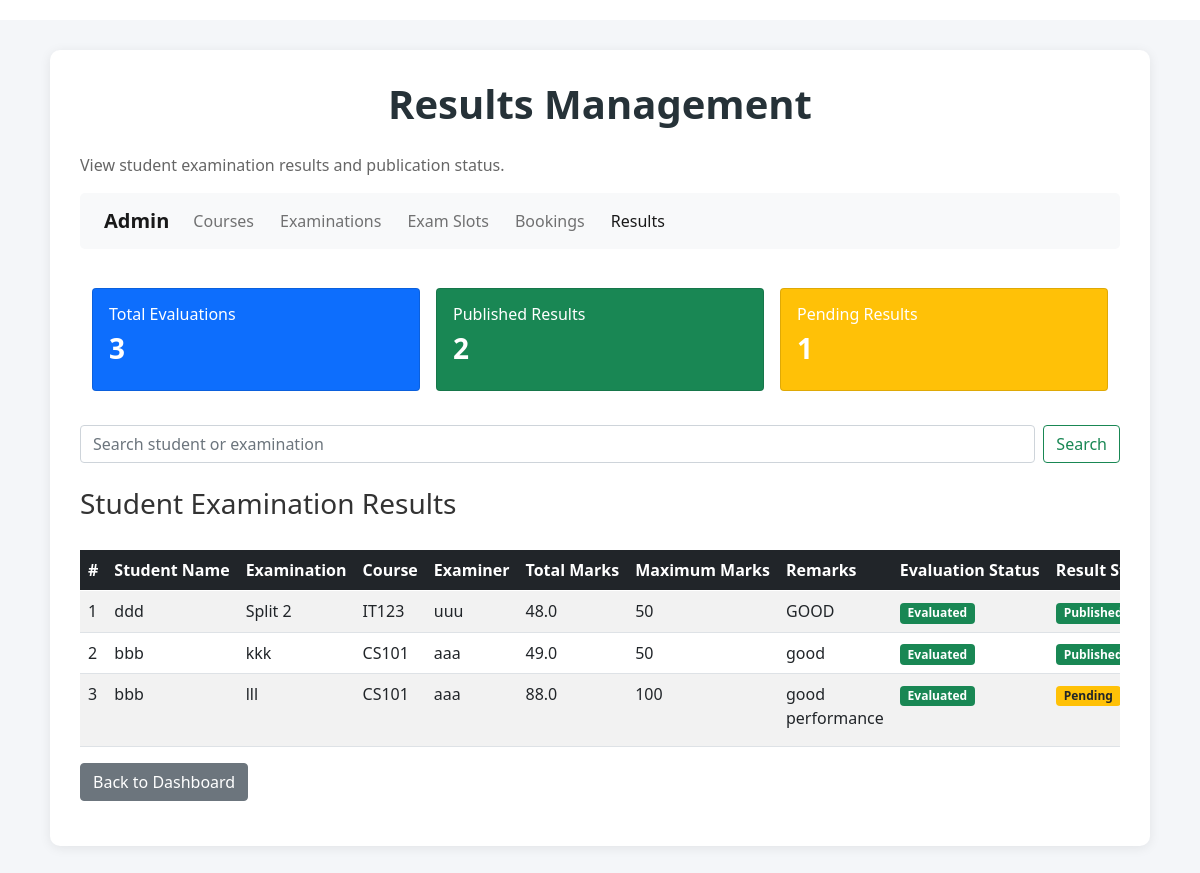
The page /manage_results (signed in) on the database its author committed.
### application/models.py (models this page shows, shortened)
class Evaluation(db.Model):
    __tablename__ = "evaluations"
    id = db.Column(db.Integer, primary_key=True)
    booking_id = db.Column(
        db.Integer,
        db.ForeignKey("bookings.id"),
        unique=True,
        nullable=False
    )
    total_marks = db.Column(db.Float, default=0, nullable=False)
    remarks = db.Column(db.Text)
    submitted_at = db.Column(db.DateTime, default=datetime.utcnow)
    published = db.Column(db.Boolean, default=False, nullable=False)
    booking = db.relationship(
        "Booking",
        back_populates="evaluation"
    )
    details = db.relationship(
        "EvaluationDetail",
        back_populates="evaluation",
        cascade="all, delete-orphan"
    )

class User(db.Model):
    __tablename__ = "users"
    id = db.Column(db.Integer, primary_key=True)
    username = db.Column(db.String(100), unique=True, nullable=False)
    password_hash = db.Column(db.String(255), nullable=False)
    full_name = db.Column(db.String(150), nullable=False)
    email = db.Column(db.String(150), unique=True, nullable=False)
    role = db.Column(db.String(20), nullable=False)
    status = db.Column(db.String(20), default="Active", nullable=False)
    department = db.Column(db.String(100))
    created_at = db.Column(db.DateTime, default=datetime.utcnow)

class Examination(db.Model):
    __tablename__ = "examinations"
    id = db.Column(db.Integer, primary_key=True)
    course_id = db.Column(
        db.Integer,
        db.ForeignKey("courses.id"),
        nullable=False
    )
    name = db.Column(db.String(150), nullable=False)
    exam_type = db.Column(db.String(50), nullable=False)
    duration_minutes = db.Column(db.Integer, nullable=False, default=30)
    maximum_marks = db.Column(db.Integer, nullable=False, default=100)
    student_capacity = db.Column(db.Integer, nullable=False, default=100)
    slot_creation_start = db.Column(db.DateTime, nullable=False)
    slot_creation_end = db.Column(db.DateTime, nullable=False)
    booking_start = db.Column(db.DateTime, nullable=False)
    booking_end = db.Column(db.DateTime, nullable=False)
    status = db.Column(db.String(30), default="Published", nullable=False)
    results_published = db.Column(db.Boolean, default=False, nullable=False)
    course = db.relationship(
        "Course",
        back_populates="examinations"
    )
    rubrics = db.relationship(
        "Rubric",
        back_populates="examination",
        cascade="all, delete-orphan"
    )
    slots = db.relationship(
        "ExaminationSlot",
        back_populates="examination",
        cascade="all, delete-orphan"
    )

class Course(db.Model):
    __tablename__ = "courses"
    id = db.Column(db.Integer, primary_key=True)
    code = db.Column(db.String(30), unique=True, nullable=False)
    name = db.Column(db.String(150), nullable=False)
    description = db.Column(db.Text)
    status = db.Column(db.String(20), default="Active", nullable=False)
    examinations = db.relationship(
        "Examination",
        back_populates="course"
    )

### application/controllers.py (the view, shortened to what this page needs)
    @app.route("/manage_results")
    @role_required("admin")
    def manage_results():
        search = request.args.get("search", "").strip()
        evaluation_query = Evaluation.query.join(
            Evaluation.booking
        ).join(
            Booking.student
        ).join(
            Booking.slot
        ).join(
            ExaminationSlot.examination
        )
        evaluations = evaluation_query.order_by(
            Evaluation.submitted_at.desc()
        ).all()
        total_evaluations = Evaluation.query.count()
        published_results = Evaluation.query.filter_by(
            published=True
        ).count()
        pending_results = Evaluation.query.filter_by(
            published=False
        ).count()
        return render_template(
            "admin_results.html",
            evaluations=evaluations,
            total_evaluations=total_evaluations,
            published_results=published_results,
            pending_results=pending_results,
            search=search
        )

### templates/admin_results.html (shortened to what this page needs)
<!DOCTYPE html>
<html lang="en">
<head>
    <link rel="stylesheet"
          href="{{ url_for('static', filename='style.css') }}">
    <link href="https://cdn.jsdelivr.net/npm/bootstrap@5.0.2/dist/css/bootstrap.min.css"
          rel="stylesheet">
</head>
<body>
    <div id="c">
        <div id="dashb">
            <h1>Results Management</h1>
            <p>View student examination results and publication status.</p>
            <nav class="navbar navbar-expand-lg navbar-light bg-light mb-4">
                <div class="container-fluid">
                    <a class="navbar-brand"
                       href="{{ url_for('admin_dashboard') }}">
                        Admin
                    </a>
                    <div class="collapse navbar-collapse" id="adminNavbar">
                        <ul class="navbar-nav me-auto">
                            <li class="nav-item">
                                <a class="nav-link"
                                   href="{{ url_for('manage_courses') }}">
                                    Courses
                                </a>
                            </li>
                            <li class="nav-item">
                                <a class="nav-link"
                                   href="{{ url_for('manage_examinations') }}">
                                    Examinations
                                </a>
                            </li>
                            <li class="nav-item">
                                <a class="nav-link"
                                   href="{{ url_for('manage_slots') }}">
                                    Exam Slots
                                </a>
                            </li>
                            <li class="nav-item">
                                <a class="nav-link"
                                   href="{{ url_for('manage_bookings') }}">
                                    Bookings
                                </a>
                            </li>
                            <li class="nav-item">
                                <a class="nav-link active"
                                   href="{{ url_for('manage_results') }}">
                                    Results
                                </a>
                            </li>
                        </ul>
                    </div>
                </div>
            </nav>
            <div id="content">
                <div class="container mb-4">
                    <div class="row g-3">
                        <div class="col-md-4">
                            <div class="card text-white bg-primary">
                                <div class="card-body">
                                    <h5 class="card-title">Total Evaluations</h5>
                                    <h2>{{ total_evaluations }}</h2>
                                </div>
                            </div>
                        </div>
                        <div class="col-md-4">
                            <div class="card text-white bg-success">
                                <div class="card-body">
                                    <h5 class="card-title">Published Results</h5>
                                    <h2>{{ published_results }}</h2>
                                </div>
                            </div>
                        </div>
                        <div class="col-md-4">
                            <div class="card text-white bg-warning">
                                <div class="card-body">
                                    <h5 class="card-title">Pending Results</h5>
                                    <h2>{{ pending_results }}</h2>
                                </div>
                            </div>
                        </div>
                    </div>
                </div>
                <form method="GET"
                      action="{{ url_for('manage_results') }}"
                      class="d-flex mb-4">
                    <input
                        type="search"
                        class="form-control me-2"
                        name="search"
                        placeholder="Search student or examination"
                        value="{{ request.args.get('search', '') }}">
                    <button type="submit"
                            class="btn btn-outline-success">
                        Search
                    </button>
                </form>
                <h3>Student Examination Results</h3>
                <div class="table-responsive">
                    <table class="table table-striped table-hover">
                        <thead class="table-dark">
                            <tr>
                                <th>#</th>
                                <th>Student Name</th>
                                <th>Examination</th>
                                <th>Course</th>
                                <th>Examiner</th>
                                <th>Total Marks</th>
                                <th>Maximum Marks</th>
                                <th>Remarks</th>
                                <th>Evaluation Status</th>
                                <th>Result Status</th>
                            </tr>
                        </thead>
                        <tbody>
                            {% for evaluation in evaluations %}
                            <tr>
                                <td>{{ loop.index }}</td>
                                <td>
                                    {{ evaluation.booking.student.full_name }}
                                </td>
                                <td>
                                    {{ evaluation.booking.slot.examination.name }}
                                </td>
                                <td>
                                    {{ evaluation.booking.slot.examination.course.code }}
                                </td>
                                <td>
                                    {{ evaluation.booking.slot.examiner.full_name }}
                                </td>
                                <td>
                                    {{ evaluation.total_marks }}
                                </td>
                                <td>
                                    {{ evaluation.booking.slot.examination.maximum_marks }}
                                </td>
                                <td>
                                    {{ evaluation.remarks or 'No remarks' }}
                                </td>
                                <td>
                                    <span class="badge bg-success">
                                        Evaluated
                                    </span>
                                </td>
                                <td>
                                    {% if evaluation.published %}
                                        <span class="badge bg-success">
                                            Published
                                        </span>
                                    {% else %}
                                        <span class="badge bg-warning text-dark">
                                            Pending
                                        </span>
                                    {% endif %}
                                </td>
                            </tr>
                            {% else %}
                            <tr>
                                <td colspan="11" class="text-center">
                                    No examination results found.
                                </td>
                            </tr>
                            {% endfor %}
                        </tbody>
                    </table>
                </div>
                <a href="{{ url_for('admin_dashboard') }}"
                   class="btn btn-secondary">
                    Back to Dashboard
                </a>
            </div>
        </div>
    </div>
</body>
</html>

### static/style.css (style rules this page uses)
* { margin: 0px; box-sizing: border-box; }
body { font-family: Arial, sans-serif; background-color: #f5f5f5; }
#dashb { padding: 10px; }
#c { width: 95%; margin: 20px auto; min-height: 90vh; }
#dashb { padding: 20px; background-color: white; border-radius: 10px; box-shadow: 0px 2px 10px rgba(0, 0, 0, 0.08); }
#dashb h1 { margin-bottom: 10px; color: #222; }
#dashb p { color: #666; }
#content { width: 100%; padding: 15px 0px; }
.navbar { border-radius: 5px; padding: 12px; }
.navbar-brand { font-weight: bold; }
.nav-link { margin-right: 10px; }
.card { border-radius: 10px; margin-bottom: 10px; }
.card-body { padding: 20px; }
.card-title { font-size: 16px; }
.card h2 { font-size: 28px; font-weight: bold; }
form { margin-bottom: 20px; }
.form-control, .form-select { border-radius: 5px; padding: 9px; }
.btn { border-radius: 5px; }
.table { margin-top: 15px; background-color: white; vertical-align: middle; }
.table th { font-weight: bold; white-space: nowrap; }
.table td { padding: 12px; }
.table-responsive { width: 100%; overflow-x: auto; }
.badge { padding: 7px 10px; font-size: 12px; }
#content h3 { margin-top: 15px; margin-bottom: 15px; color: #333; }
#c { width: 100%; min-height: 100vh; padding: 30px; background-color: #f4f6f9; }
#dashb { max-width: 1100px; margin: auto; padding: 30px; background-color: white; border-radius: 10px; box-shadow: 0 2px 12px rgba(0, 0, 0, 0.08); }
#dashb h1 { text-align: center; color: #263238; font-weight: bold; margin-bottom: 25px; }

### rows shown on the page
Evaluation: booking.student.full_name "ddd", booking.slot.examination.name "Split 2", booking.slot.examination.course.code "IT123", booking.slot.examiner.full_name "uuu", total_marks "48.0", booking.slot.examination.maximum_marks "50", remarks "GOOD", published "Published"
Evaluation: booking.student.full_name "bbb", booking.slot.examination.name "kkk", booking.slot.examination.course.code "CS101", booking.slot.examiner.full_name "aaa", total_marks "49.0", booking.slot.examination.maximum_marks "50", remarks "good", published "Published"
Evaluation: booking.student.full_name "bbb", booking.slot.examination.name "lll", booking.slot.examination.course.code "CS101", booking.slot.examiner.full_name "aaa", total_marks "88.0", booking.slot.examination.maximum_marks "100", remarks "good performance", published "Pending"

### other values the page prints
{{ total_evaluations }} "3"
{{ published_results }} "2"
{{ pending_results }} "1"
